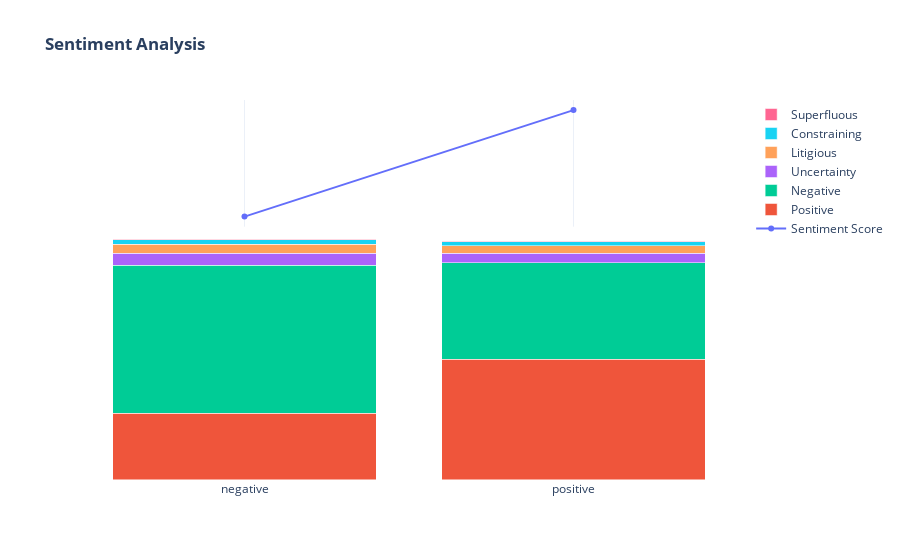

Write notebook code for a chart like this one.
### Code cell
sent_obj.plot_sentiment(X_variable='sentiment')

### Figure 1 — Plotly figure (JSON) as saved in the notebook; plotly's stock layout.template omitted (floating-point values rounded to 4 significant figures)
{"data": [{"line": {"shape": "spline"}, "mode": "lines+markers", "name": "Sentiment Score", "type": "scatter", "x": ["negative", "positive"], "xaxis": "x", "y": [-0.371, 0.1005], "yaxis": "y"}, {"name": "Positive", "type": "bar", "x": ["negative", "positive"], "xaxis": "x2", "y": [27.3, 49.4], "yaxis": "y2"}, {"name": "Negative", "type": "bar", "x": ["negative", "positive"], "xaxis": "x2", "y": [60.5, 39.6], "yaxis": "y2"}, {"name": "Uncertainty", "type": "bar", "x": ["negative", "positive"], "xaxis": "x2", "y": [5.1, 3.9], "yaxis": "y2"}, {"name": "Litigious", "type": "bar", "x": ["negative", "positive"], "xaxis": "x2", "y": [3.5, 2.9], "yaxis": "y2"}, {"name": "Constraining", "type": "bar", "x": ["negative", "positive"], "xaxis": "x2", "y": [1.9, 1.7], "yaxis": "y2"}, {"name": "Superfluous", "type": "bar", "x": ["negative", "positive"], "xaxis": "x2", "y": [0.2, 0.2], "yaxis": "y2"}], "layout": {"barmode": "stack", "title": {"text": "<b>Sentiment Analysis</b>"}, "xaxis": {"anchor": "y", "domain": [0, 1], "matches": "x2", "showticklabels": false}, "xaxis2": {"anchor": "y2", "domain": [0, 1]}, "yaxis": {"anchor": "x", "domain": [0.6667, 1], "showticklabels": false, "visible": false}, "yaxis2": {"anchor": "x2", "domain": [0, 0.6667], "showticklabels": false, "visible": false}}}
